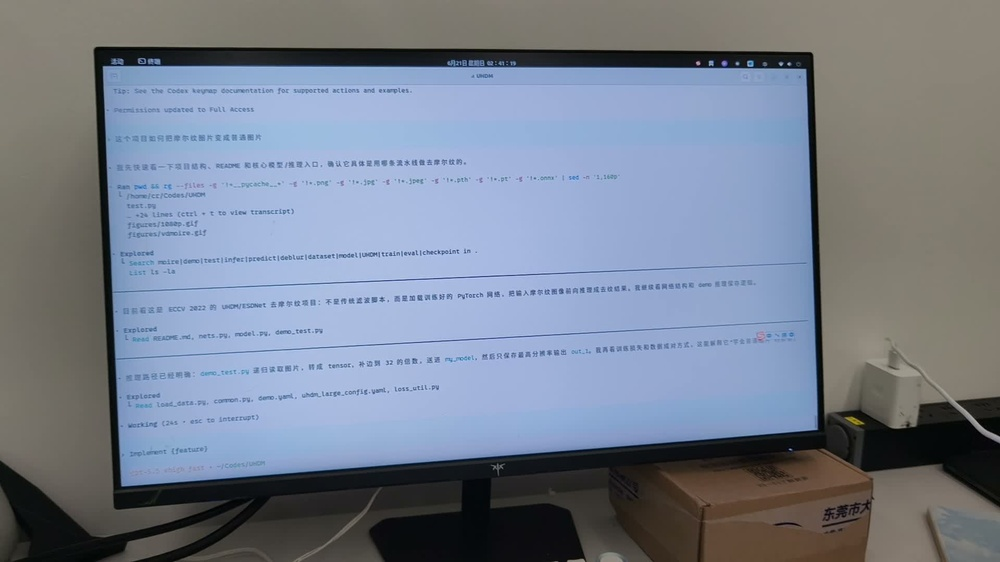
#> input picture deliverables/proposal_20260622/assets/input_frame_1s.jpg, 1000 x 562 px, shrunk from 1920 x 1080 before the run
$ python -i boundary.py   (imports and definitions only)
#> lines starting #> are read from the running program, lines starting #| are printed output that depends on the picture
from __future__ import annotations

from dataclasses import dataclass

import cv2
import numpy as np

from .geometry import detected_corners_are_valid, geometry_update_is_reasonable, order_corners


@dataclass(frozen=True)
class EdgeObservation:
    points: np.ndarray
    strengths: np.ndarray
    line: np.ndarray | None
    inliers: np.ndarray
    confidence: float


# [89 lines left out: functions sample_quad_edge, normal_gradient_candidates, robust_fit_line, line_from_points, not called in this run]


def detect_hough_segments(gray: np.ndarray) -> np.ndarray:
    blurred = cv2.GaussianBlur(gray, (3, 3), 0)
    edges = cv2.Canny(blurred, 60, 160)
    min_length = max(50, min(gray.shape[:2]) // 28)
    lines = cv2.HoughLinesP(
        edges,
        1,
        np.pi / 180.0,
        threshold=80,
        minLineLength=min_length,
        maxLineGap=28,
    )
    if lines is None:
        return np.empty((0, 4), dtype=np.float32)
    return lines.reshape(-1, 4).astype(np.float32)


# [230 lines left out: functions detect_lsd_segments, detect_line_segments, angle_delta_degrees, sample_segment_points, line_segment_edge_observation, observe_quad_edges_by_line_detector and 4 more, not called in this run]

>>> import cv2
>>> picture = cv2.imread('../../deliverables/proposal_20260622/assets/input_frame_1s.jpg', cv2.IMREAD_GRAYSCALE)
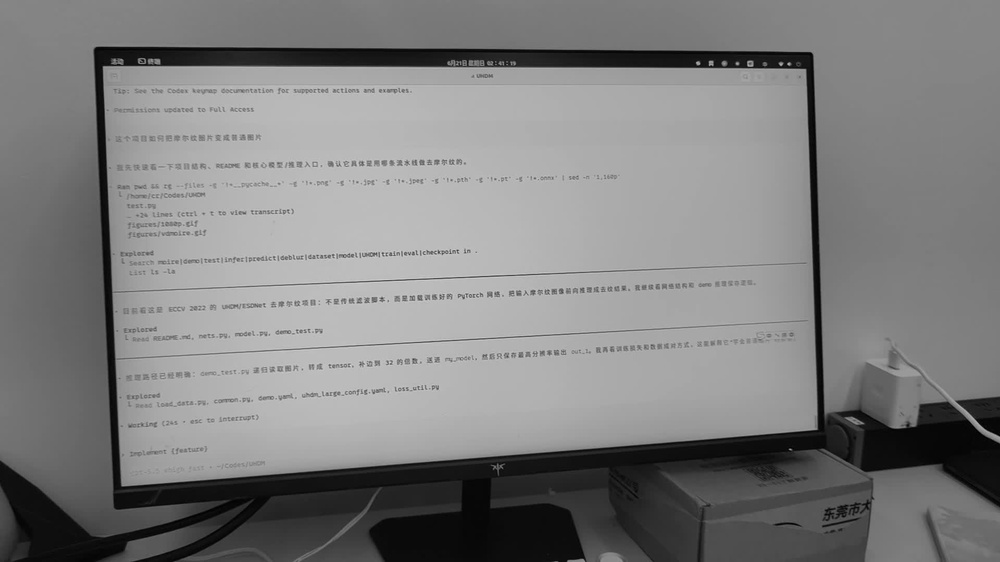
#> picture: shape (562, 1000); min 0, max 224, mean 127.3
>>> result = detect_hough_segments(picture)
#> in detect_hough_segments, `edges = cv2.Canny(blurred, 60, 160)`:
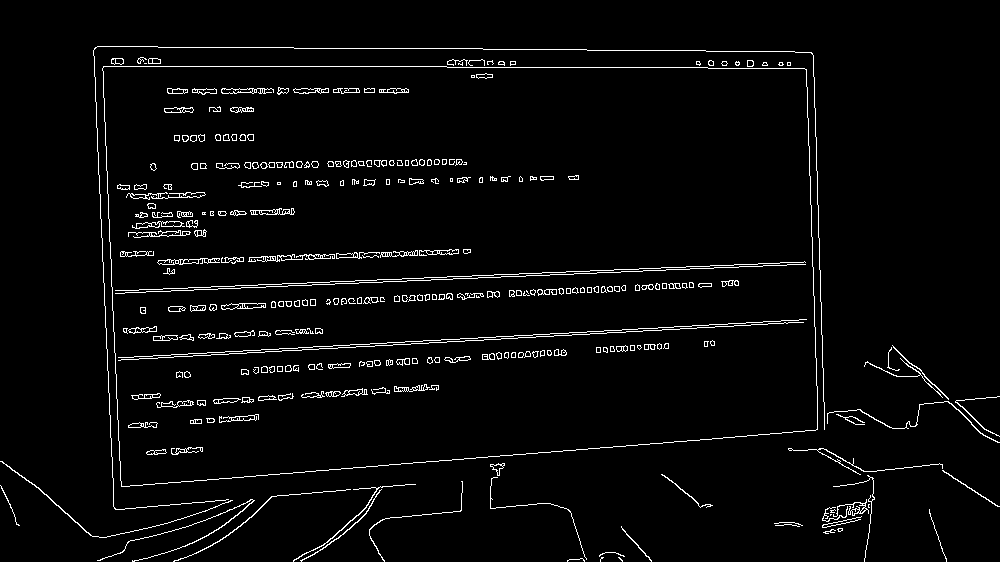
#> edges: shape (562, 1000); 3.3% white in thin lines or dots
#> in detect_hough_segments, `lines = cv2.HoughLinesP( edges, 1, np.pi / 180.0, threshold=80, minLin..`: lines = 64 rows, first 6: [94, 66, 446, 66], [335, 283, 596, 273], [261, 349, 821, 319], [107, 358, 459, 339], [163, 288, 401, 279], [447, 67, 707, 67]
#> result has the same summary as lines in detect_hough_segments

$ run again, on deliverables/proposal_20260622/assets/input_frame_4s.jpg
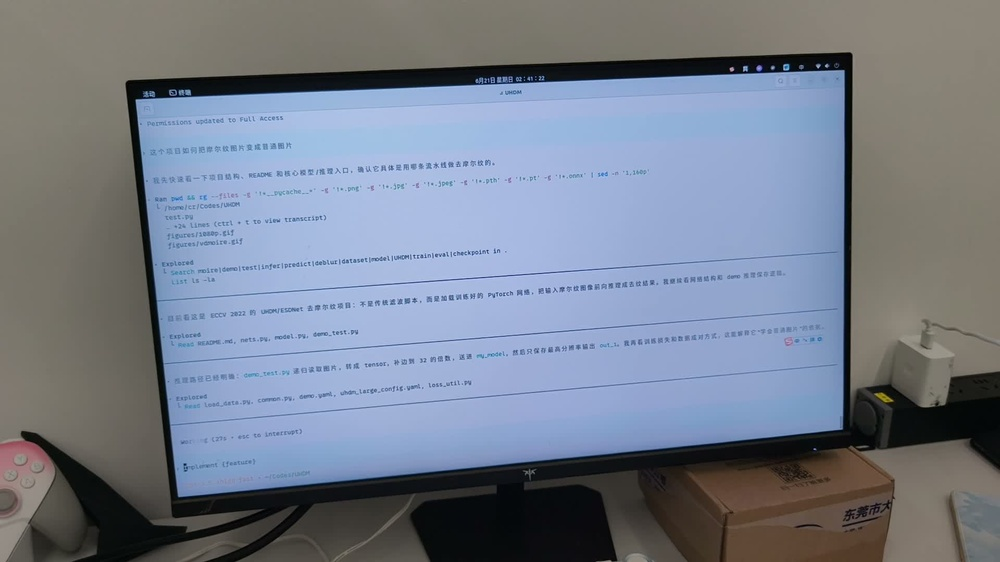
#> input picture deliverables/proposal_20260622/assets/input_frame_4s.jpg, 1000 x 562 px, shrunk from 1920 x 1080 before the run
#> `picture = cv2.imread('../../deliverables/proposal_20260622/assets/inpu..`:
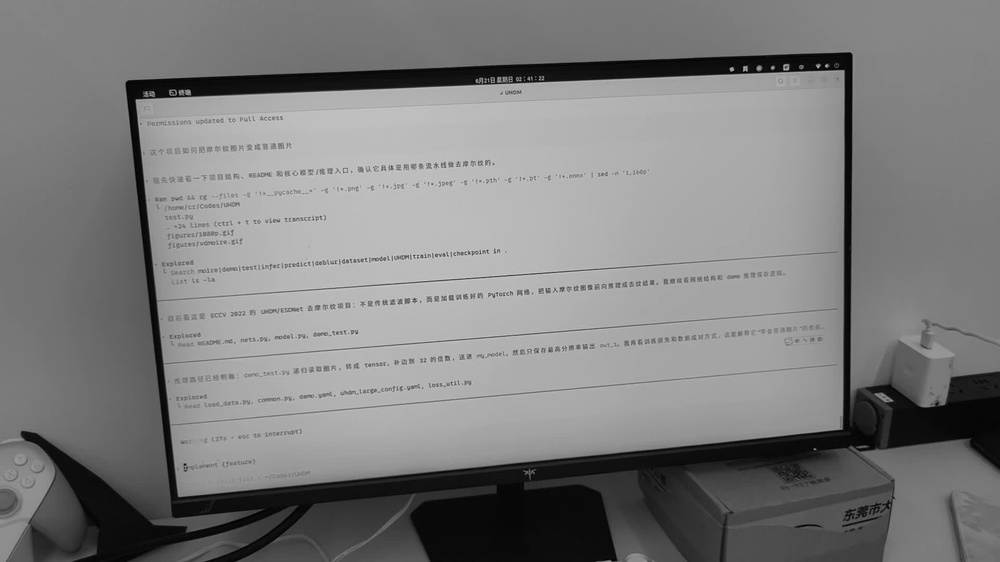
#> picture: shape (562, 1000); min 0, max 227, mean 125.7
#> in detect_hough_segments, `edges = cv2.Canny(blurred, 60, 160)`:
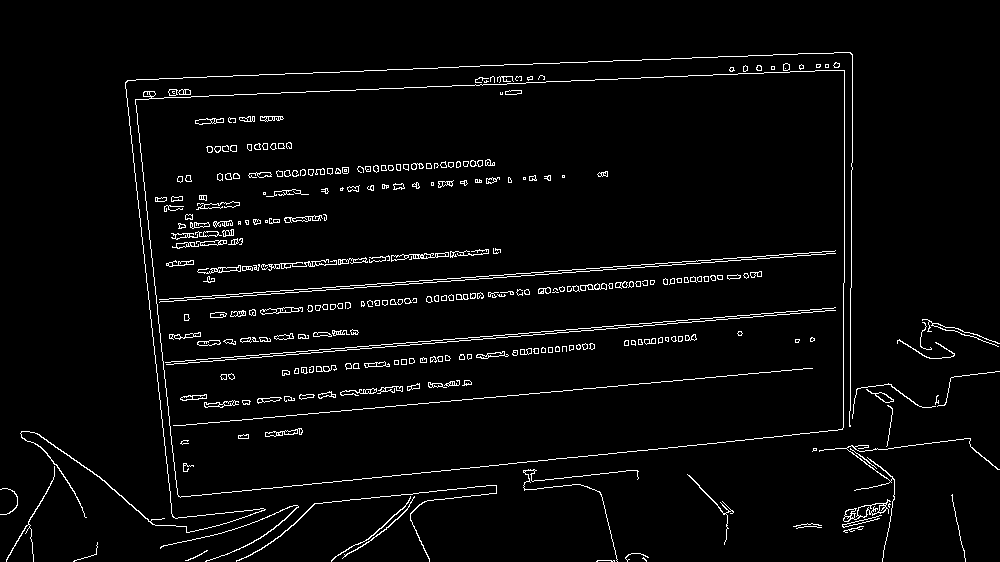
#> edges: shape (562, 1000); 3.4% white in thin lines or dots
#> lines = 63 rows, first 6: [149, 302, 851, 253], [196, 296, 851, 250], [162, 426, 770, 372], [201, 495, 638, 450], [133, 80, 182, 541], [156, 366, 397, 345]
#> result has the same summary as lines in detect_hough_segments

$ run again, on deliverables/proposal_20260622/assets/comparison_1s.jpg
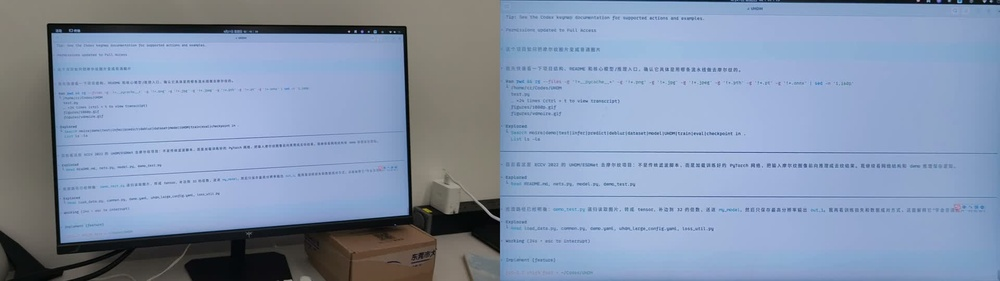
#> input picture deliverables/proposal_20260622/assets/comparison_1s.jpg, 1000 x 281 px, shrunk from 1920 x 540 before the run
#> `picture = cv2.imread('../../deliverables/proposal_20260622/assets/inpu..`:
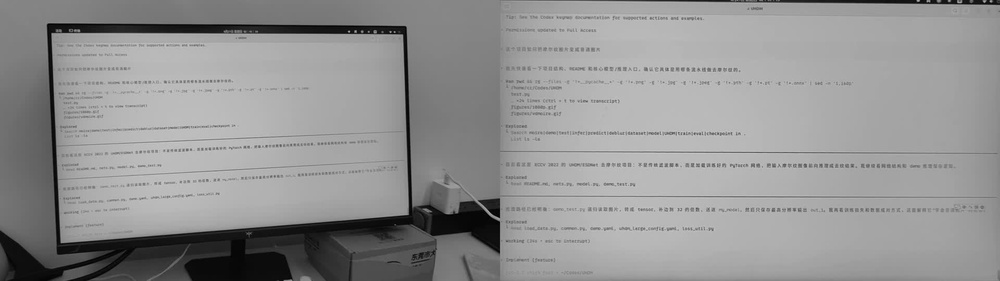
#> picture: shape (281, 1000); min 0, max 208, mean 146.8
#> in detect_hough_segments, `edges = cv2.Canny(blurred, 60, 160)`:
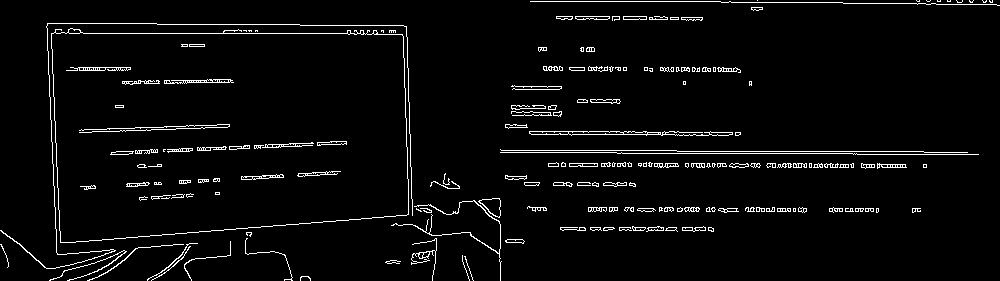
#> edges: shape (281, 1000); 3.9% white in thin lines or dots
#> lines = 53 rows, first 6: [47, 33, 406, 33], [677, 151, 923, 151], [501, 150, 676, 150], [617, 153, 856, 153], [548, 166, 926, 166], [530, 1, 730, 1]
#> result has the same summary as lines in detect_hough_segments
